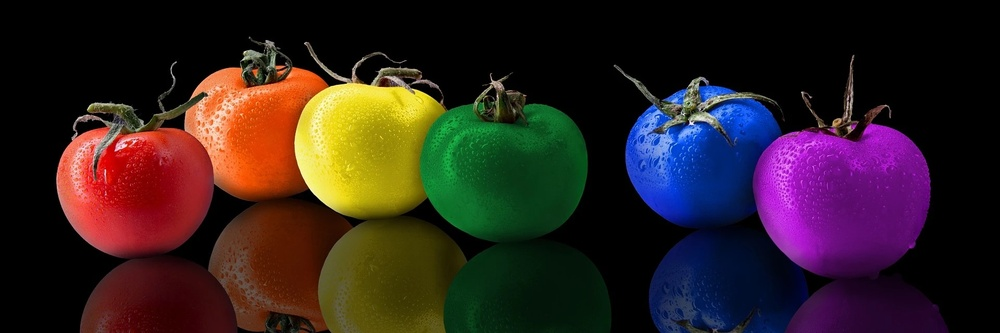
#> input picture openCV/Image/tomato.jpg, 1000 x 333 px, shrunk from 1920 x 640 before the run
$ jupyter execute '23. 코너 검출.ipynb'
#> lines starting #> are read from the running program, lines starting #| are printed output that depends on the picture; after the words box and inside, x2 and y2 are one past the last pixel; in counts of white or black regions, pixels touching at a corner belong together
[cell 1]
import cv2

src = cv2.imread("Image/tomato.jpg")
#> src is the input picture: shape (333, 1000, 3); mean B, G, R 31.9, 32.8, 48.4
dst = src.copy()

gray = cv2.cvtColor(src, cv2.COLOR_RGB2GRAY)
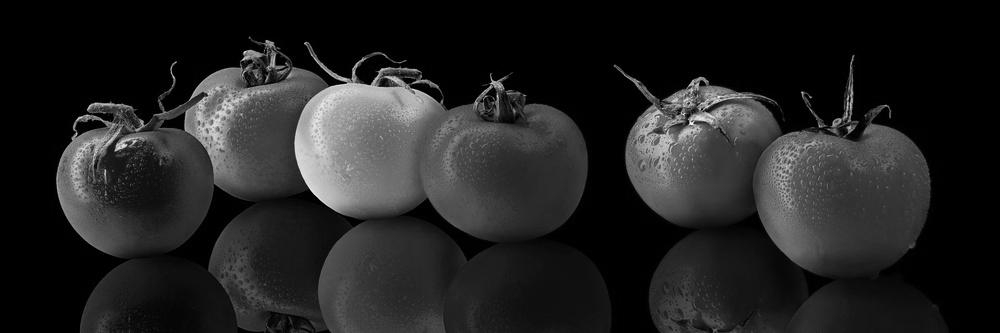
#> gray: shape (333, 1000); min 0, max 253, mean 34.3
corners = cv2.goodFeaturesToTrack(gray, 100, 0.01, 5, blockSize=3, useHarrisDetector=True, k=0.03)
#> corners = 100 rows, first 8: [690, 123], [244, 52], [802, 92], [304, 43], [266, 40], [115, 150], [492, 81], [345, 82]

for i in corners:
    cv2.circle(dst, tuple(i[0]), 3, (0, 0, 255), 2)
#> this loop made 100 passes
#> i on passes 1 to 12: [[690, 123]], [[244, 52]], [[802, 92]], [[304, 43]], [[266, 40]], [[115, 150]], [[492, 81]], [[345, 82]], [[243, 59]], [[126, 145]], [[370, 84]], [[207, 95]]
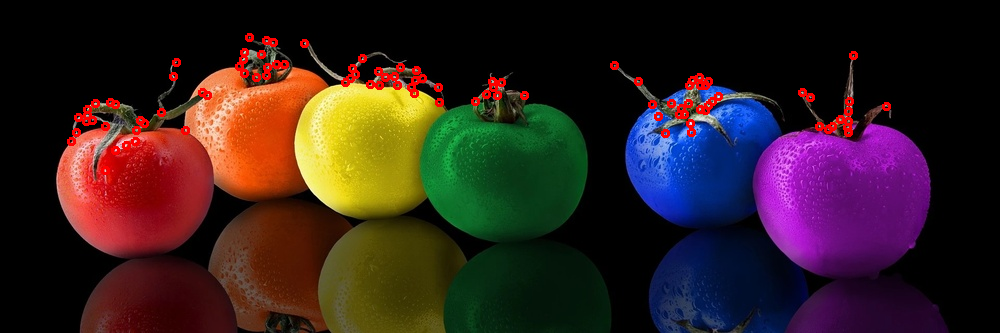
#> dst: shape (333, 1000, 3); 1.64% of pixels changed, all inside (x1, y1, x2, y2) = (67, 33, 891, 175)

cv2.imshow("dst", dst)
cv2.waitKey(0)
cv2.destroyAllWindows()

$ run again, with openCV/Image/analysis.jpg copied over openCV/Image/tomato.jpg
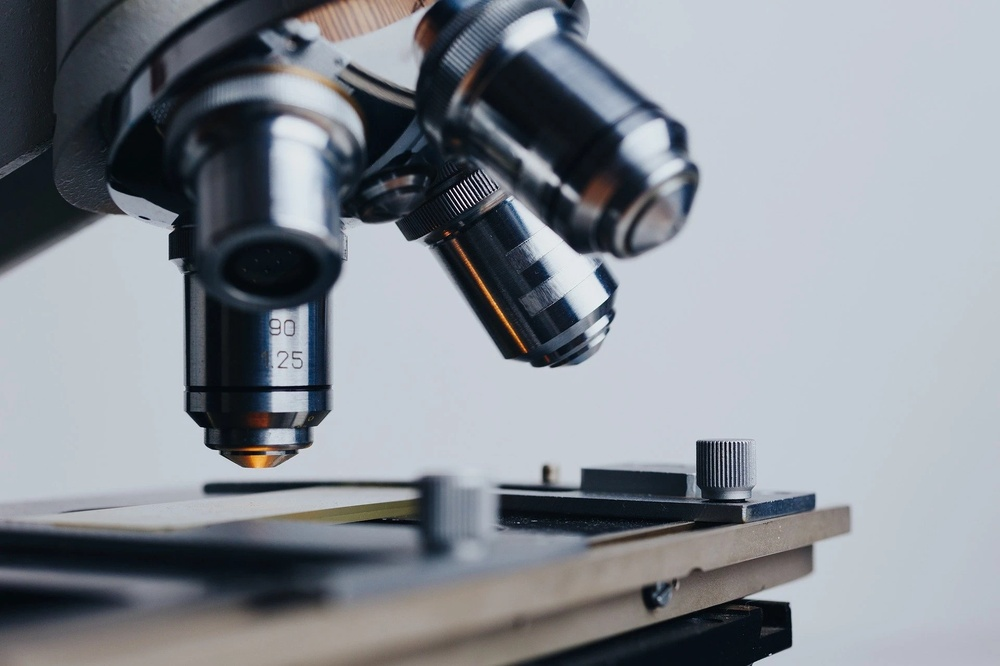
#> input picture openCV/Image/analysis.jpg, 1000 x 666 px, shrunk from 1920 x 1279 before the run
#> src is the input picture: shape (666, 1000, 3); mean B, G, R 147.1, 139.7, 134.3
#> `gray = cv2.cvtColor(src, cv2.COLOR_RGB2GRAY)`:
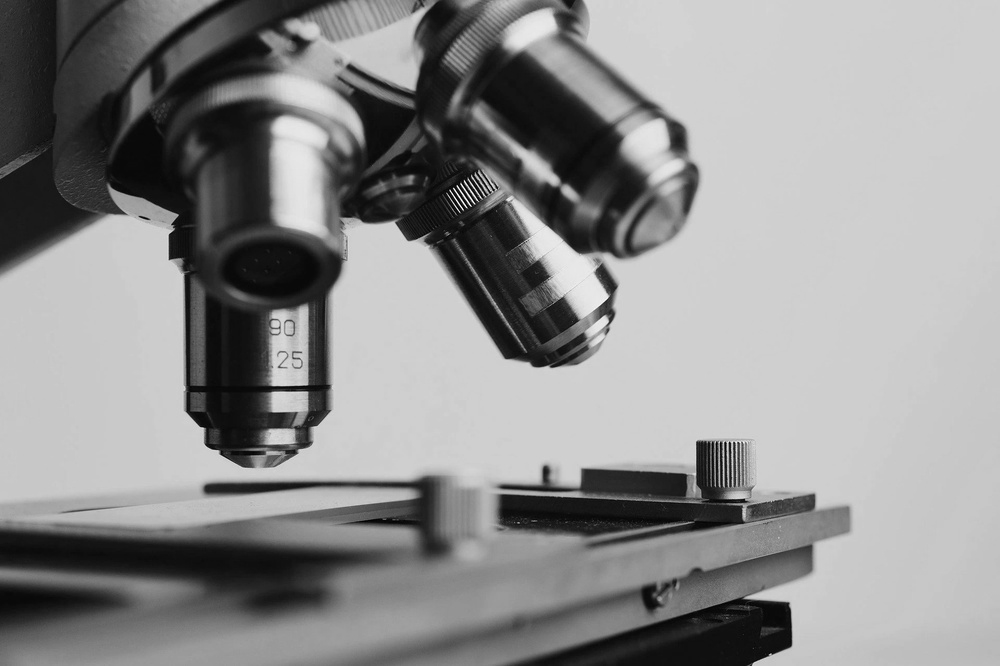
#> gray: shape (666, 1000); min 0, max 254, mean 141.3
#> corners = 100 rows, first 8: [457, 186], [729, 442], [464, 181], [734, 442], [450, 190], [169, 259], [470, 205], [721, 442]
#> the loop `for i in corners:` made 100 passes
#> after the loop `for i in corners:`:
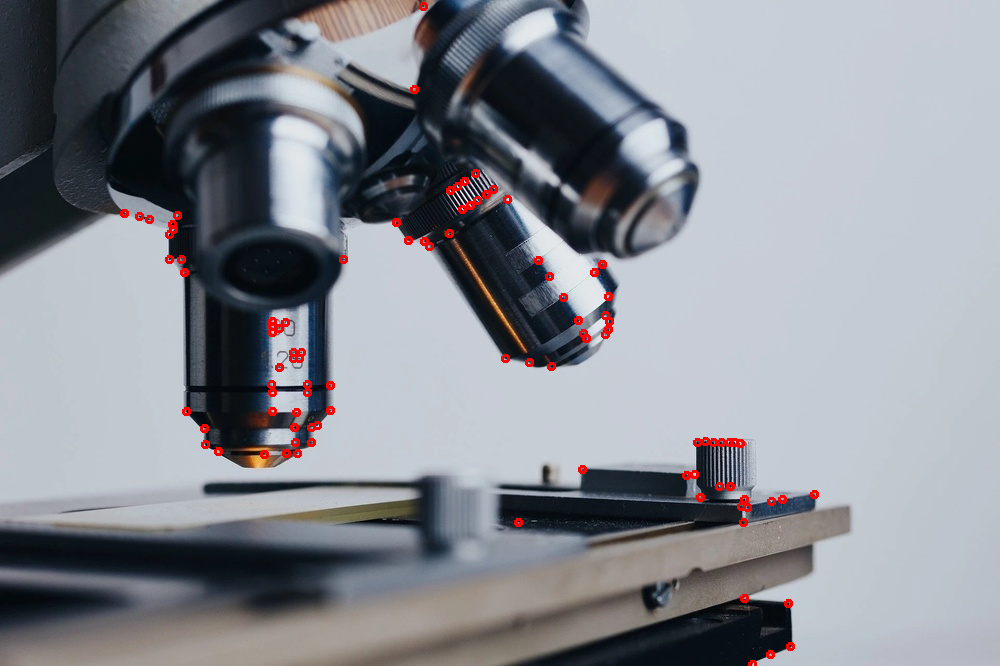
#> dst: shape (666, 1000, 3); 0.84% of pixels changed, all inside (x1, y1, x2, y2) = (120, 2, 819, 666)
